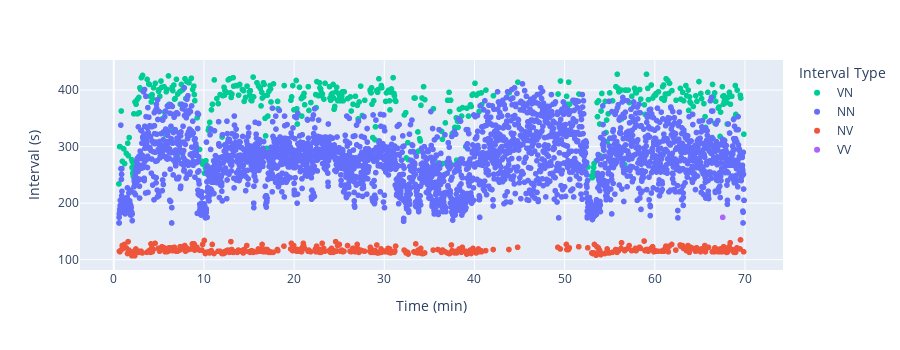

Notebook code cell kept with this figure:
### Code cell
df_beats = load_beats(18, 0, 0, None)
fig = make_beat_interval_plot(df_beats)
fig.show()

### Figure 1 — Plotly figure (JSON) as saved in the notebook; plotly's stock layout.template omitted (floating-point values rounded to 4 significant figures; data arrays with more than 128 entries replaced by an {"elided": "..."} marker saying what was removed)
{"data": [{"hovertemplate": "Interval Type=VN<br>Time (min)=%{x}<br>Interval (s)=%{y}<extra></extra>", "legendgroup": "VN", "marker": {"color": "#00CC96", "symbol": "circle"}, "mode": "markers", "name": "VN", "showlegend": true, "type": "scattergl", "x": {"elided": "408 float values"}, "xaxis": "x", "y": {"elided": "408 int values"}, "yaxis": "y"}, {"hovertemplate": "Interval Type=NN<br>Time (min)=%{x}<br>Interval (s)=%{y}<extra></extra>", "legendgroup": "NN", "marker": {"color": "#636EFA", "symbol": "circle"}, "mode": "markers", "name": "NN", "showlegend": true, "type": "scattergl", "x": {"elided": "3076 float values"}, "xaxis": "x", "y": {"elided": "3076 int values"}, "yaxis": "y"}, {"hovertemplate": "Interval Type=NV<br>Time (min)=%{x}<br>Interval (s)=%{y}<extra></extra>", "legendgroup": "NV", "marker": {"color": "#EF553B", "symbol": "circle"}, "mode": "markers", "name": "NV", "showlegend": true, "type": "scattergl", "x": {"elided": "406 float values"}, "xaxis": "x", "y": {"elided": "406 int values"}, "yaxis": "y"}, {"hovertemplate": "Interval Type=VV<br>Time (min)=%{x}<br>Interval (s)=%{y}<extra></extra>", "legendgroup": "VV", "marker": {"color": "#AB63FA", "symbol": "circle"}, "mode": "markers", "name": "VV", "showlegend": true, "type": "scattergl", "x": [67.53], "xaxis": "x", "y": [175], "yaxis": "y"}], "layout": {"height": 350, "legend": {"title": {"text": "Interval Type"}, "tracegroupgap": 0}, "margin": {"t": 60}, "xaxis": {"anchor": "y", "domain": [0, 1], "title": {"text": "Time (min)"}}, "yaxis": {"anchor": "x", "domain": [0, 1], "title": {"text": "Interval (s)"}}}}
